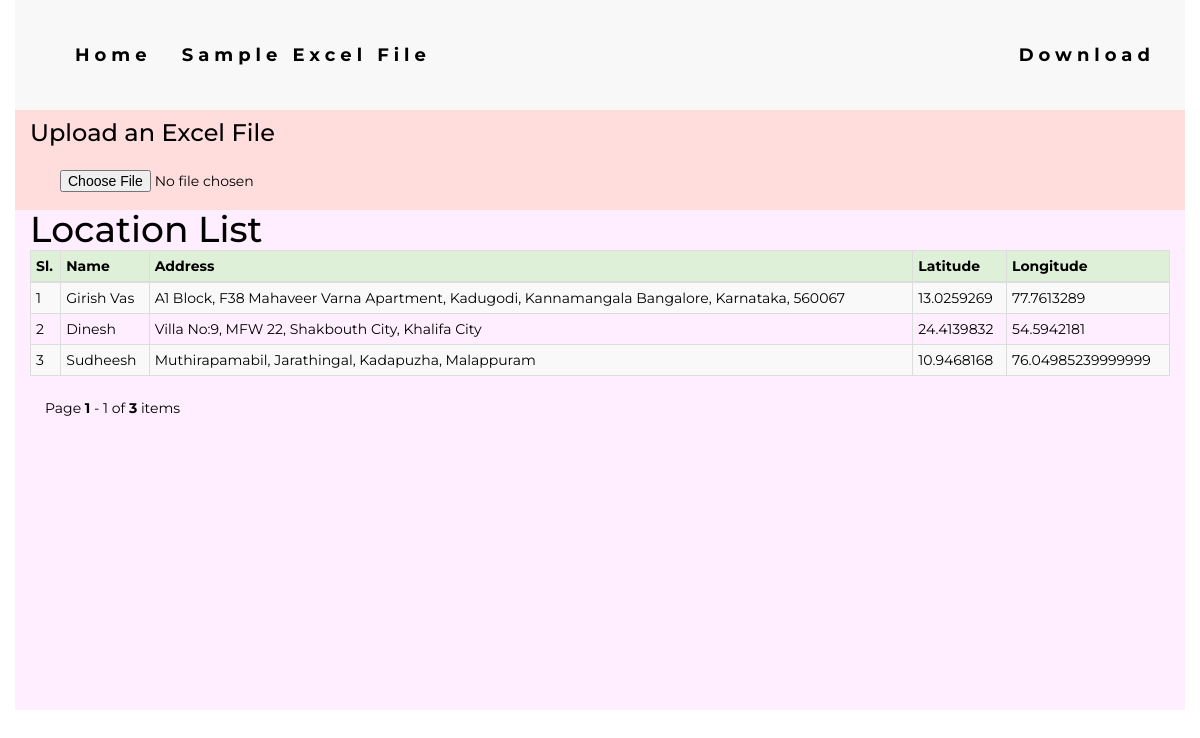
The page / on the database its author committed.
### geocode/models.py (models this page shows, shortened)
class Location(models.Model):
	name 		= models.CharField(max_length=80)
	address 	= models.CharField(max_length=600, null=True, blank=True)
	latitude 	= models.CharField(max_length=40, null=True, blank=True)
	longitude 	= models.CharField(max_length=40, null=True, blank=True)
	added_On 	= models.DateTimeField(auto_now_add=True, null=True)
	updated_On 	= models.DateTimeField(auto_now=True)
	class Meta:
		verbose_name = "Location"
		verbose_name_plural = "Locations"

### geocode/views.py (the view, shortened to what this page needs)
# urls.py: path('', HomePage.as_view(), name='index'),
class HomePage(TemplateView):
	template_name 		= 'index.html'
	def get(self, request, *args, **kwargs):
		location 		= Location.objects.all().order_by('-id')
		paginator 		= Paginator(location, 25)
		page 			= request.GET.get('page')
		try:
			location 	= paginator.page(page)
		except PageNotAnInteger:
			location 	= paginator.page(1)
		except EmptyPage:
			location 	= paginator.page(paginator.num_pages)
		return render(request, self.template_name, locals())

### templates/index.html (shortened to what this page needs)
{% extends 'base.html' %}
{% load humanize %}
{% load mathfilters %}
{% block content %}
	<div class="container bg height_600">
		<div class="col-md-12 header_section">
			<h3>Upload an Excel File</h3>
			<form action="" method="post" class="col-md-6 form_form text-right" enctype="multipart/form-data">
				<input type="file" class="col-md-10" id="file" name="file" class="custom-file-input" accept=".xls,.xlsx" required>
			</form>
		</div>
		<div class="col-md-12">
			<h1 class="">Location List</h1>
			<table class="table table-striped table-bordered table-hover table-condensed table-responsive paddin">
				<thead class="bg-success">
					<tr>
						<th>Sl.</th>
						<th>Name</th>
						<th>Address</th>
						<th>Latitude</th>
						<th>Longitude</th>
					</tr>
				</thead>
				<tbody>
					{% with location.number as name %}
					{% for location in location %}
						<tr>
							<td>{{name|sub:1|mul:25|add:forloop.counter}}</td>
							<td>{{location.name|title}}</td>
							<td>{{location.address}}</td>
							<td>{{location.latitude}}</td>
							<td>{{location.longitude}}</td>
						</tr>
					{% empty %}
						<tr>
							<td colspan="5">No Location data available</td>
						</tr>
					{% endfor %}
					{% endwith %}
				</tbody>
			</table>
			<div class="col-md-12">
				<div class="pagination_outer">
		 			 <span class="step-links pull-left">
						<span class="current">
						Page <b>{{ location.number }}</b> - {{ location.paginator.num_pages }} of <b>{{ location.paginator.count }}</b> items
						</span>
					</span>
				</div>
			</div>
			<div class="clearfix"> </div>
		</div>
	</div>
{% endblock %}

### templates/base.html (shortened to what this page needs)
<!DOCTYPE html>
<html lang="en">
<head>
	{% load staticfiles %}
	<link rel="stylesheet" href="https://maxcdn.bootstrapcdn.com/bootstrap/3.3.7/css/bootstrap.min.css">
	<link href="{% static 'propamc/css/style.css' %}" rel="stylesheet">
</head>
<body>
	<div class="container no_padding">
		<nav class="container navbar navbar-default">
			<div class="container">
				<div class="collapse navbar-collapse" id="myNavbar">
					<ul class="nav navbar-nav navbar">
						<li class="menu_link"><a href="/">Home</a></li>
						<li class="menu_link"><a href="{% static 'propamc/sample.xls' %}">Sample Excel File</a></li>
						<li class="menu_link pull-right"><a href="/download/">Download</a></li>
					</ul>
				</div>
			</div>
		</nav>
	</div>
	{% block content %}{% endblock %}
</body>
</html>

### static/propamc/css/style.css (style rules this page uses)
body { font: 14px Montserrat, sans-serif; line-height: 1.8; color: #000; }
.bg { background-color: #FEF; color: #000; }
.menu_link { font-size: 18px; }
.form_form { padding-top: 2%; }
.height_600 { min-height: 600px; padding: 0; }
.navbar { padding-top: 15px; padding-bottom: 15px; border: 0; border-radius: 0; margin-bottom: 0; font-size: 12px; letter-spacing: 5px; width: 100%; }
.navbar-default .navbar-nav > li > a { color: #000; font-weight: bold; }
.header_section { background: #FDD; min-height: 100px; padding-top: 10px; }
.no_padding { padding: 0px; }
h1, h3 { margin: 0px; }

### rows shown on the page
Location: number|sub "1", name "Girish Vas", address "A1 Block, F38 Mahaveer Varna Apartment, Kadugodi, Kannamangala Bangalore, Karnataka, 560067", latitude "13.0259269", longitude "77.7613289"
Location: number|sub "2", name "Dinesh", address "Villa No:9, MFW 22, Shakbouth City, Khalifa City", latitude "24.4139832", longitude "54.5942181"
Location: number|sub "3", name "Sudheesh", address "Muthirapamabil, Jarathingal, Kadapuzha, Malappuram", latitude "10.9468168", longitude "76.04985239999999"

### other values the page prints
{{ location.number }} "1"
{{ location.paginator.num_pages }} "1"
{{ location.paginator.count }} "3"
